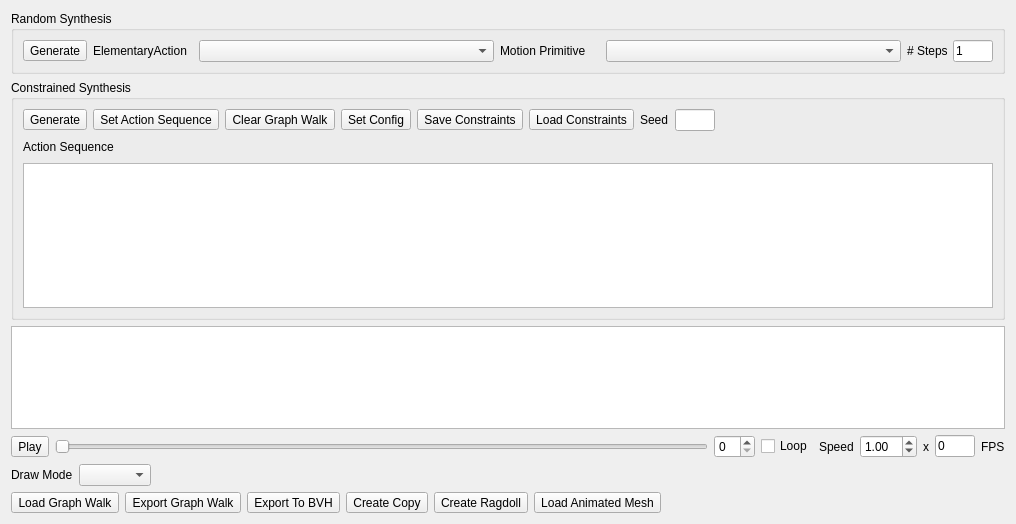
<?xml version="1.0" encoding="UTF-8"?>
<ui version="4.0">
 <class>Form</class>
 <widget class="QWidget" name="Form">
  <property name="geometry">
   <rect>
    <x>0</x>
    <y>0</y>
    <width>1016</width>
    <height>524</height>
   </rect>
  </property>
  <property name="windowTitle">
   <string>Form</string>
  </property>
  <layout class="QVBoxLayout" name="verticalLayout_4">
   <item>
    <widget class="QGroupBox" name="groupBox_2">
     <property name="title">
      <string>Random Synthesis</string>
     </property>
     <layout class="QVBoxLayout" name="verticalLayout_3">
      <item>
       <layout class="QVBoxLayout" name="verticalLayout">
        <item>
         <layout class="QHBoxLayout" name="horizontalLayout">
          <item>
           <widget class="QToolButton" name="generateRandomButton">
            <property name="text">
             <string>Generate</string>
            </property>
           </widget>
          </item>
          <item>
           <widget class="QLabel" name="label_5">
            <property name="maximumSize">
             <size>
              <width>100</width>
              <height>16777215</height>
             </size>
            </property>
            <property name="text">
             <string>ElementaryAction</string>
            </property>
           </widget>
          </item>
          <item>
           <widget class="QComboBox" name="elementaryActionComboBox">
            <property name="minimumSize">
             <size>
              <width>100</width>
              <height>0</height>
             </size>
            </property>
           </widget>
          </item>
          <item>
           <widget class="QLabel" name="label_4">
            <property name="maximumSize">
             <size>
              <width>100</width>
              <height>16777215</height>
             </size>
            </property>
            <property name="text">
             <string>Motion Primitive</string>
            </property>
           </widget>
          </item>
          <item>
           <widget class="QComboBox" name="motionPrimitiveComboBox">
            <property name="minimumSize">
             <size>
              <width>150</width>
              <height>0</height>
             </size>
            </property>
           </widget>
          </item>
          <item>
           <widget class="QLabel" name="label">
            <property name="maximumSize">
             <size>
              <width>40</width>
              <height>16777215</height>
             </size>
            </property>
            <property name="text">
             <string># Steps</string>
            </property>
           </widget>
          </item>
          <item>
           <widget class="QLineEdit" name="mpStepsLineEdit">
            <property name="maximumSize">
             <size>
              <width>40</width>
              <height>16777215</height>
             </size>
            </property>
            <property name="text">
             <string>1</string>
            </property>
           </widget>
          </item>
         </layout>
        </item>
       </layout>
      </item>
     </layout>
    </widget>
   </item>
   <item>
    <widget class="QGroupBox" name="groupBox">
     <property name="title">
      <string>Constrained Synthesis</string>
     </property>
     <layout class="QVBoxLayout" name="verticalLayout_2">
      <item>
       <layout class="QHBoxLayout" name="horizontalLayout_2">
        <item>
         <widget class="QToolButton" name="generateConstrainedButton">
          <property name="text">
           <string>Generate</string>
          </property>
         </widget>
        </item>
        <item>
         <widget class="QToolButton" name="setConstraintsButton">
          <property name="text">
           <string>Set Action Sequence</string>
          </property>
         </widget>
        </item>
        <item>
         <widget class="QToolButton" name="clearGraphWalkButton">
          <property name="text">
           <string>Clear Graph Walk</string>
          </property>
         </widget>
        </item>
        <item>
         <widget class="QToolButton" name="setConfigButton">
          <property name="text">
           <string>Set Config</string>
          </property>
         </widget>
        </item>
        <item>
         <widget class="QToolButton" name="saveConstraintsButton">
          <property name="text">
           <string>Save Constraints</string>
          </property>
         </widget>
        </item>
        <item>
         <widget class="QToolButton" name="loadConstraintsButton">
          <property name="text">
           <string>Load Constraints</string>
          </property>
         </widget>
        </item>
        <item>
         <widget class="QLabel" name="label_8">
          <property name="text">
           <string>Seed</string>
          </property>
         </widget>
        </item>
        <item>
         <widget class="QLineEdit" name="randomSeedLineEdit">
          <property name="maximumSize">
           <size>
            <width>40</width>
            <height>16777215</height>
           </size>
          </property>
         </widget>
        </item>
        <item>
         <spacer name="horizontalSpacer">
          <property name="orientation">
           <enum>Qt::Horizontal</enum>
          </property>
          <property name="sizeHint" stdset="0">
           <size>
            <width>40</width>
            <height>20</height>
           </size>
          </property>
         </spacer>
        </item>
       </layout>
      </item>
      <item>
       <layout class="QHBoxLayout" name="horizontalLayout_5">
        <item>
         <widget class="QLabel" name="label_6">
          <property name="text">
           <string>Action Sequence</string>
          </property>
         </widget>
        </item>
        <item>
         <spacer name="horizontalSpacer_3">
          <property name="orientation">
           <enum>Qt::Horizontal</enum>
          </property>
          <property name="sizeHint" stdset="0">
           <size>
            <width>40</width>
            <height>20</height>
           </size>
          </property>
         </spacer>
        </item>
       </layout>
      </item>
      <item>
       <widget class="QListWidget" name="actionListWidget"/>
      </item>
     </layout>
    </widget>
   </item>
   <item>
    <widget class="TimeLineLabelView" name="labelView">
     <property name="maximumSize">
      <size>
       <width>16777215</width>
       <height>150</height>
      </size>
     </property>
    </widget>
   </item>
   <item>
    <layout class="QHBoxLayout" name="horizontalLayout_4">
     <item>
      <widget class="QToolButton" name="animationToggleButton">
       <property name="text">
        <string>Play</string>
       </property>
      </widget>
     </item>
     <item>
      <widget class="QSlider" name="animationFrameSlider">
       <property name="orientation">
        <enum>Qt::Horizontal</enum>
       </property>
      </widget>
     </item>
     <item>
      <widget class="QSpinBox" name="animationFrameSpinBox"/>
     </item>
     <item>
      <widget class="QCheckBox" name="loopAnimationCheckBox">
       <property name="text">
        <string>Loop</string>
       </property>
       <property name="checked">
        <bool>false</bool>
       </property>
      </widget>
     </item>
     <item>
      <widget class="QLabel" name="label_2">
       <property name="text">
        <string>Speed</string>
       </property>
      </widget>
     </item>
     <item>
      <widget class="QDoubleSpinBox" name="animationSpeedDoubleSpinBox">
       <property name="singleStep">
        <double>0.100000000000000</double>
       </property>
       <property name="value">
        <double>1.000000000000000</double>
       </property>
      </widget>
     </item>
     <item>
      <widget class="QLabel" name="label_3">
       <property name="text">
        <string>x</string>
       </property>
      </widget>
     </item>
     <item>
      <widget class="QLineEdit" name="fpsLineEdit">
       <property name="maximumSize">
        <size>
         <width>40</width>
         <height>16777215</height>
        </size>
       </property>
       <property name="text">
        <string>0</string>
       </property>
      </widget>
     </item>
     <item>
      <widget class="QLabel" name="label_9">
       <property name="text">
        <string>FPS</string>
       </property>
      </widget>
     </item>
    </layout>
   </item>
   <item>
    <layout class="QHBoxLayout" name="horizontalLayout_6">
     <item>
      <widget class="QLabel" name="label_7">
       <property name="text">
        <string>Draw Mode</string>
       </property>
      </widget>
     </item>
     <item>
      <widget class="QComboBox" name="drawModeComboBox"/>
     </item>
     <item>
      <spacer name="horizontalSpacer_4">
       <property name="orientation">
        <enum>Qt::Horizontal</enum>
       </property>
       <property name="sizeHint" stdset="0">
        <size>
         <width>40</width>
         <height>20</height>
        </size>
       </property>
      </spacer>
     </item>
    </layout>
   </item>
   <item>
    <layout class="QHBoxLayout" name="horizontalLayout_3">
     <item>
      <widget class="QToolButton" name="loadGraphWalkButton">
       <property name="text">
        <string>Load Graph Walk</string>
       </property>
      </widget>
     </item>
     <item>
      <widget class="QToolButton" name="exportGraphWalkButton">
       <property name="text">
        <string>Export Graph Walk</string>
       </property>
      </widget>
     </item>
     <item>
      <widget class="QToolButton" name="exportButton">
       <property name="text">
        <string>Export To BVH</string>
       </property>
      </widget>
     </item>
     <item>
      <widget class="QToolButton" name="createCopyButton">
       <property name="text">
        <string>Create Copy</string>
       </property>
      </widget>
     </item>
     <item>
      <widget class="QToolButton" name="createRagdollButton">
       <property name="text">
        <string>Create Ragdoll</string>
       </property>
      </widget>
     </item>
     <item>
      <widget class="QToolButton" name="loadAnimatedMeshButton">
       <property name="text">
        <string>Load Animated Mesh</string>
       </property>
      </widget>
     </item>
     <item>
      <spacer name="horizontalSpacer_2">
       <property name="orientation">
        <enum>Qt::Horizontal</enum>
       </property>
       <property name="sizeHint" stdset="0">
        <size>
         <width>40</width>
         <height>20</height>
        </size>
       </property>
      </spacer>
     </item>
    </layout>
   </item>
  </layout>
 </widget>
 <customwidgets>
  <customwidget>
   <class>TimeLineLabelView</class>
   <extends>QGraphicsView</extends>
   <header>motion_analysis/gui/widgets/time_line_label_view</header>
  </customwidget>
 </customwidgets>
 <resources/>
 <connections/>
</ui>
